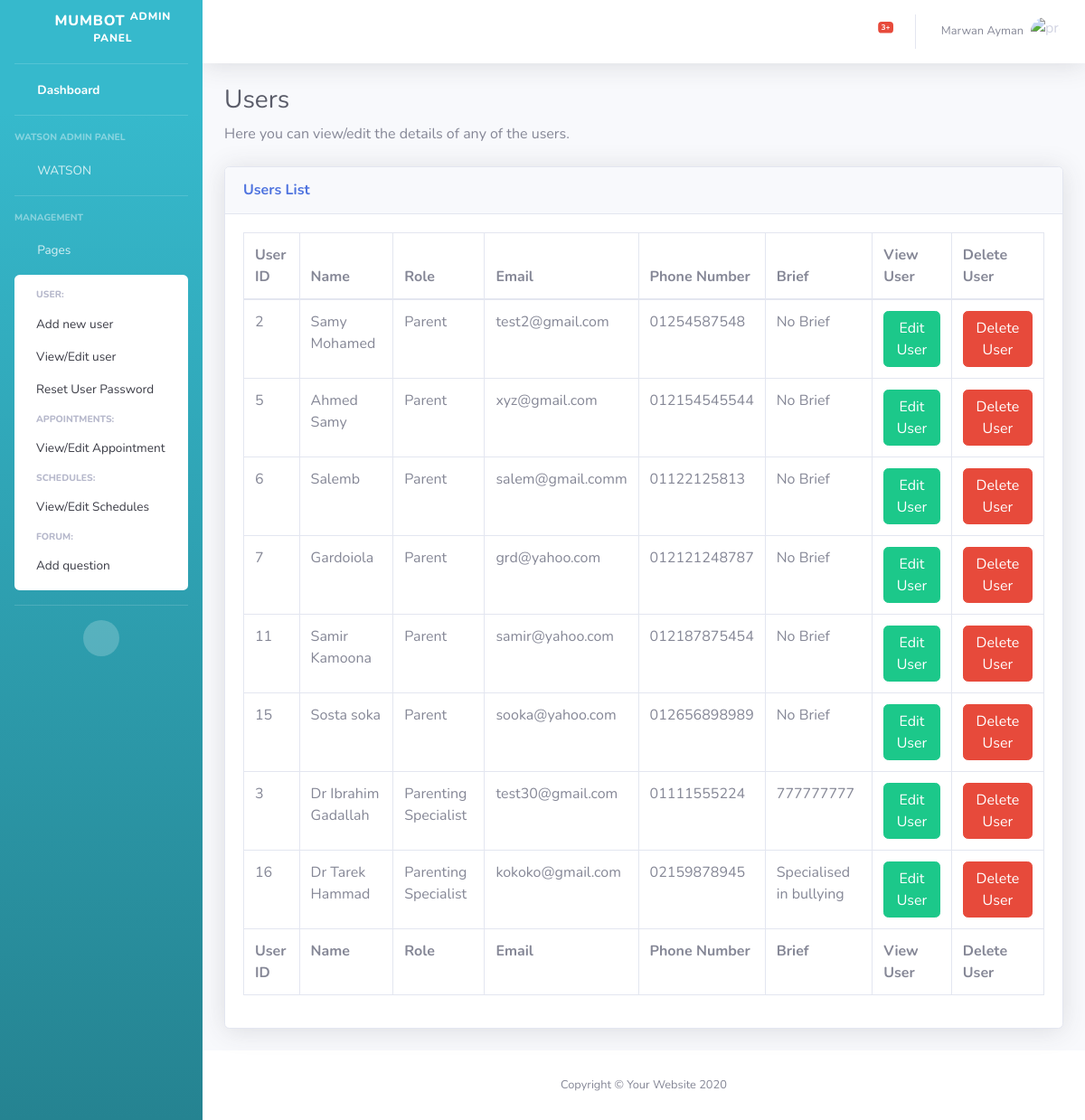
Before: /grad/viewuser.html with the older database file.
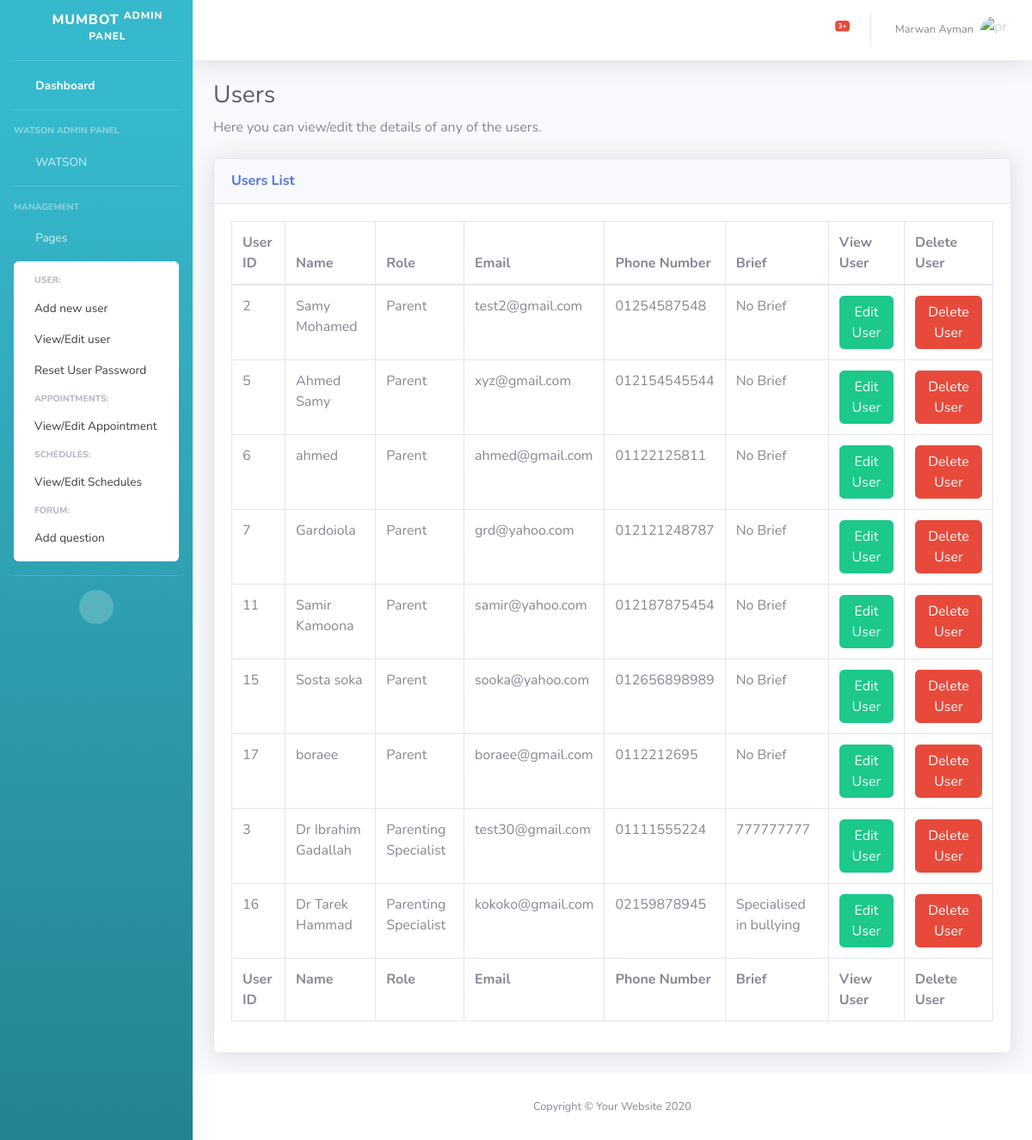
After: the same page with the newer database file.
### grad/models.py (models this page shows, shortened)
class User(models.Model):
    user_password = models.CharField(max_length=32)
    user_name = models.CharField(max_length=25)
    user_phone = models.CharField(max_length=15)
    user_email = models.EmailField(max_length=254)
    user_role = models.IntegerField()

class Parent(User):
    def __str__(self):
        return f"{self.id}"

class User(models.Model):
    user_password = models.CharField(max_length=32)
    user_name = models.CharField(max_length=25)
    user_phone = models.CharField(max_length=15)
    user_email = models.EmailField(max_length=254)
    user_role = models.IntegerField()

class Specialist(User):
    active_status = models.BooleanField(default=0)
    specialist_brief = models.CharField(max_length=500)

### grad/views.py (the view)
# urls.py: path("viewuser.html", views.viewuser, name="viewuser"),
def viewuser(request):
    return render(request, "grad/viewuser.html", {
        "all_users": chain(Parent.objects.all(), Specialist.objects.all()),
    })

### grad/templates/grad/viewuser.html (shortened to what this page needs)
<!DOCTYPE html>
<html lang="en">
<head>
    {% load static %}
    <link href="{% static 'grad/vendor/fontawesome-free/css/all.min.css' %}" rel="stylesheet" type="text/css">
    <link href="{% static 'grad/css/sb-admin-2.min.css' %}" rel="stylesheet">
    <link href="{% static 'grad/vendor/datatables/dataTables.bootstrap4.min.css' %}" rel="stylesheet">
</head>
<body id="page-top">
    <div id="wrapper">
         {% include "grad/sidebar.html" %}
        <div id="content-wrapper" class="d-flex flex-column">
            <div id="content">
                {% include "grad/navbar.html" %}
                <div class="container-fluid">
                    <h1 class="h3 mb-2 text-gray-800">Users</h1>
                    <p class="mb-4">Here you can view/edit the details of any of the users.</p>
                    <div class="card shadow mb-4">
                        <div class="card-header py-3">
                            <h6 class="m-0 font-weight-bold text-primary">Users List</h6>
                        </div>
                        <div class="card-body">
                            <div class="table-responsive">
                                <table class="table table-bordered table-hover" id="dataTable" width="100%" cellspacing="0">
                                    <thead>
                                        <tr>
                                            <th>User ID</th>
                                            <th>Name</th>
                                            <th>Role</th>
                                            <th>Email</th>
                                            <th>Phone Number</th>
                                            <th>Brief</th>
                                            <th>View User</th>
                                            <th>Delete User</th>
                                        </tr>
                                    </thead>
                                    <tfoot>
                                        <tr>
                                            <th>User ID</th>
                                            <th>Name</th>
                                            <th>Role</th>
                                            <th>Email</th>
                                            <th>Phone Number</th>
                                            <th>Brief</th>
                                            <th>View User</th>
                                            <th>Delete User</th>
                                        </tr>
                                    </tfoot>
                                    <tbody>
                                        {% for user in all_users %}
                                        <tr>
                                            <td>{{user.id}}</td>
                                            <td>{{user.user_name}}</td>
                                            {% if user.user_role == 3 %}
                                            <td>Parent</td>
                                            {% else %}
                                            <td>Parenting Specialist</td>
                                            {% endif %}
                                            <td>{{user.user_email}}</td>
                                            <td>{{user.user_phone}}</td>
                                            {% if user.user_role == 3 %}
                                            <td>No Brief</td>
                                            {% else %}
                                            <td>{{user.specialist_brief}}</td>
                                            {% endif %}
                                            <td><a href="{% url 'edituser' user.id user.user_role %}" class="btn btn-success">Edit User</a></td>
                                            <td><a href="{% url 'deleteuser' user.id user.user_role %}" class="btn btn-danger">Delete User</a></td>
                                        </tr>
                                       {% endfor %}
                                    </tbody>
                                </table>
                            </div>
                        </div>
                    </div>
                </div>
            </div>
            <footer class="sticky-footer bg-white">
                <div class="container my-auto">
                    <div class="copyright text-center my-auto">
                        <span>Copyright &copy; Your Website 2020</span>
                    </div>
                </div>
            </footer>
        </div>
    </div>
</body>
</html>

### grad/templates/grad/sidebar.html (shortened to what this page needs)
        <ul class="navbar-nav bg-gradient-info sidebar sidebar-dark accordion" id="accordionSidebar">
            <a class="sidebar-brand d-flex align-items-center justify-content-center" href="{% url 'index' %}">
                <div class="sidebar-brand-icon rotate-n-15">
                    <i class="fas fa-robot"></i>
                </div>
                <div class="sidebar-brand-text mx-3">MumBot <sup>Admin Panel</sup></div>
            </a>
            <hr class="sidebar-divider my-0">
            <li class="nav-item active">
                <a class="nav-link" href="{% url 'index' %}">
                    <i class="fas fa-fw fa-tachometer-alt"></i>
                    <span>Dashboard</span></a>
            </li>
            <hr class="sidebar-divider">
            <div class="sidebar-heading">
                Watson Admin Panel
            </div>
            <li class="nav-item">
                <a class="nav-link collapsed" href="#" data-toggle="collapse" data-target="#collapseTwo"
                    aria-expanded="true" aria-controls="collapseTwo">
                    <i class="fas fa-fw fa-robot"></i>
                    <span>WATSON</span>
                </a>
            </li>
            <hr class="sidebar-divider">
            <div class="sidebar-heading">
                Management
            </div>
            <li class="nav-item">
                <a class="nav-link" href="#" data-toggle="collapse" data-target="#collapsePages"
                    aria-expanded="true" aria-controls="collapsePages">
                    <i class="fas fa-fw fa-folder"></i>
                    <span>Pages</span>
                </a>
                <div id="collapsePages" class="collapse show" aria-labelledby="headingPages" data-parent="#accordionSidebar">
                    <div class="bg-white py-2 collapse-inner rounded">
                        <h6 class="collapse-header">User:</h6>
                        <a class="collapse-item" href="{% url 'adduser' %}">Add new user</a>
                        <a class="collapse-item" href="{% url 'viewuser' %}">View/Edit user</a>
                        <a class="collapse-item" href="reset-password.php">Reset User Password</a>
                        <h6 class="collapse-header">Appointments:</h6>
                        <a class="collapse-item" href="{% url 'appointments' %}">View/Edit Appointment</a>
                        <h6 class="collapse-header">Schedules:</h6>
                        <a class="collapse-item" href="schedules.php">View/Edit Schedules</a>
                        <h6 class="collapse-header">Forum:</h6>
                        <a class="collapse-item" href="{% url 'question' %}">Add question</a>
                    </div>
                </div>
            </li>
            <hr class="sidebar-divider d-none d-md-block">
            <div class="text-center d-none d-md-inline">
                <button class="rounded-circle border-0" id="sidebarToggle"></button>
            </div>
        </ul>

### grad/templates/grad/navbar.html (shortened to what this page needs)
                {% load static %}
                <nav class="navbar navbar-expand navbar-light bg-white topbar mb-4 static-top shadow">
                    <ul class="navbar-nav ml-auto">
                        <li class="nav-item dropdown no-arrow mx-1">
                            <a class="nav-link dropdown-toggle" href="#" id="alertsDropdown" role="button"
                                data-toggle="dropdown" aria-haspopup="true" aria-expanded="false">
                                <i class="fas fa-bell fa-fw"></i>
                                <span class="badge badge-danger badge-counter">3+</span>
                            </a>
                        </li>
                        <li class="nav-item dropdown no-arrow">
                            <a class="nav-link dropdown-toggle" href="#" id="userDropdown" role="button"
                                data-toggle="dropdown" aria-haspopup="true" aria-expanded="false">
                                <span class="mr-2 d-none d-lg-inline text-gray-600 small">Marwan Ayman</span>
                                <img class="img-profile rounded-circle"
                                    src="{% static 'grad/img/undraw_profile.svg' %}" alt="profile-img">
                            </a>
                        </li>
                    </ul>
                </nav>

Changed rows visible on the page:
changed through a linked row, Parent: user_name "Salemb" → "ahmed"; user_email "salem@gmail.comm" → "ahmed@gmail.com"; user_phone "01122125813" → "01122125811"
added Parent: id "17", user_name "boraee", shows "Parent", user_email "boraee@gmail.com", user_phone "0112212695", shows "No Brief"
